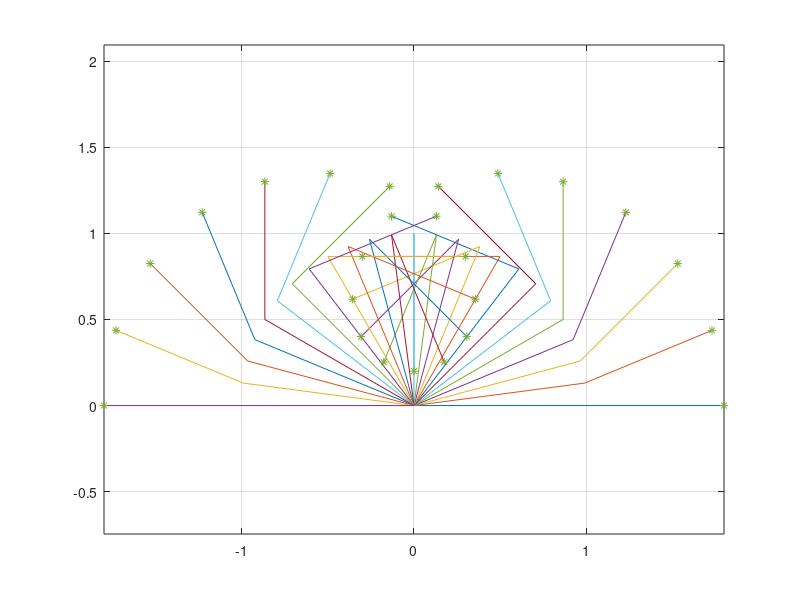

The MATLAB script that drew this image:
clear all; clc;

n = 25;
L1 = 1;
L2 = 0.8;
alfa1 = linspace(0,pi,n); 
alfa2 = linspace(0, 2*pi ,n);

x(1,n) = 0;
x(2,:) = L1*cos(alfa1);
x(3,:) = L1*cos(alfa1) + L2*cos(alfa1+alfa2);

y(2,:) = L1*sin(alfa1);
y(3,:) = L1*sin(alfa1) + L2*sin(alfa1+alfa2);
y(1,:) = 0;

figure('Name','Manipulator pomoci matice')
plot(x,y,x(3,:),y(3,:),'*');
axis('equal');

grid on